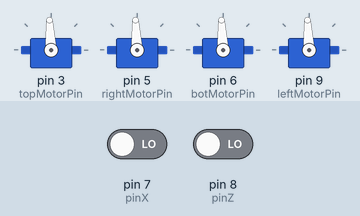
A sketch run on a simulated Arduino Uno, built with avr-gcc and run on an emulated ATmega328P. Parts: 4 × servo. The test bench sets the inputs (shaded band); at power-on: pin 7 (pinX) LOW, pin 8 (pinZ) LOW.

Above: at 1.2 s.
1.3 s: pin 7 (pinX) driven HIGH
At 2.3 s:
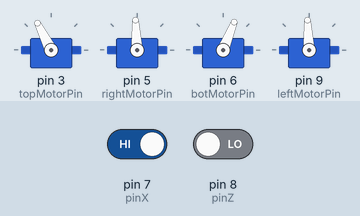
2.8 s: pin 8 (pinZ) driven HIGH
At 3.4 s:
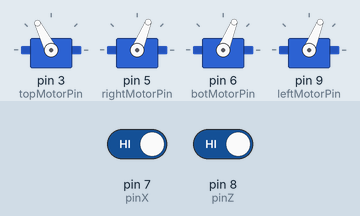
4.3 s: pin 7 (pinX) driven LOW
At 4.6 s:
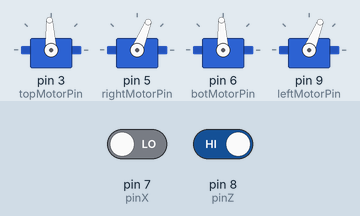
5.8 s: pin 8 (pinZ) driven LOW
At 6.9 s:
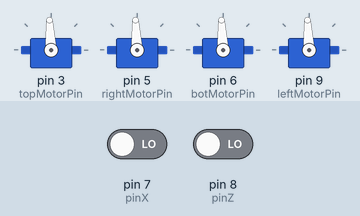
Timing chart, 0 to 8.3 s (numbered marks = the images above; inputs shaded):
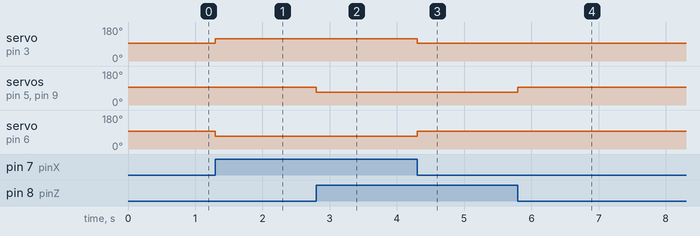

The sketch:

MotorController.ino
```cpp
#include <Servo.h>

//Arduino Motor PWM Pin Setup
const int topMotorPin = 3;
const int rightMotorPin = 5;
const int botMotorPin = 6;
const int leftMotorPin = 9;

//Motor Signal Input Pins from Rasp Pi Setup
const int pinX = 7;
const int pinZ = 8;

Servo topMotor;
Servo rightMotor;
Servo botMotor;
Servo leftMotor;

int power = 50; //50% power
int signalX;
int signalZ;

void setup() {
  Serial.begin(9600);

  //Motors
  pinMode(topMotorPin,OUTPUT);
  pinMode(rightMotorPin,OUTPUT);
  pinMode(botMotorPin,OUTPUT);
  pinMode(leftMotorPin,OUTPUT);
  topMotor.attach(topMotorPin);
  rightMotor.attach(rightMotorPin);
  botMotor.attach(botMotorPin);
  leftMotor.attach(leftMotorPin);

  //Inputs
  pinMode(pinX, INPUT);
  pinMode(pinZ, INPUT);
}

void loop() {
  //Receiving motor signals from Raspberry Pi
  signalX = digitalRead(pinX);
  signalZ = digitalRead(pinZ);

  //Applying power to motors
  moveX(signalX, power);
  moveZ(signalZ, power);
}


//Functions-------------------------------------------------------------
int moveX(int signal, int power){
  if(signal == 0){
    power = 0;
  }
  topMotor.write(map(power,-100,100,1000,2000));
  botMotor.write(map(-power,-100,100,1000,2000));
}

int moveZ(int signal, int power){
  if(signal == 0){
    power = 0;
  }
  rightMotor.write(map(-power,-100,100,1000,2000));
  leftMotor.write(map(-power,-100,100,1000,2000));
}
```

Functions.cpp
```cpp
#include "Functions.h"

//PIN SETUP===============================================================
//Ultrasonic Sensor Pins
const int trigPinB = 7; //B for bottom ultrasonic sensor
const int echoPinB = 8;
const int trigPinR = 12; //R for right ultrasonic sensor
const int echoPinR = 13;

//Arduino Motor PWM Pins
const int topMotorPin = 3;
const int rightMotorPin = 5;
const int botMotorPin = 6;
const int leftMotorPin = 9;

Servo topMotor;
Servo rightMotor;
Servo botMotor;
Servo leftMotor;


Functions::Functions(void){}


void Functions::motorSetup(){
    pinMode(topMotorPin, OUTPUT);
    pinMode(rightMotorPin, OUTPUT);
    pinMode(botMotorPin, OUTPUT);
    pinMode(leftMotorPin, OUTPUT);
    topMotor.attach(topMotorPin);
    rightMotor.attach(rightMotorPin);
    botMotor.attach(botMotorPin);
    leftMotor.attach(leftMotorPin);
}

void Functions::ultrasonicSetup(){
    pinMode(trigPinR, OUTPUT);
    pinMode(echoPinR, INPUT);
    pinMode(trigPinB, OUTPUT);
    pinMode(echoPinB, INPUT);
}

void Functions::processData(String data, double *targetX, double *targetZ, int minDist, int maxDist){
    int index = data.indexOf(" ");
    *targetX = data.substring(0,index).toFloat();
    *targetZ = data.substring(index+1).toFloat();
    if (*targetX < minDist) *targetX = minDist;
    if (*targetZ < minDist) *targetZ = minDist;
    if (*targetX > maxDist) *targetX = maxDist;
    if (*targetZ > maxDist) *targetZ = maxDist;
}

void Functions::filterData(double *targetX, double *targetZ, int minDist, int maxDist){
    if (*targetX < minDist) *targetX = minDist;
    if (*targetZ < minDist) *targetZ = minDist;
    if (*targetX > maxDist) *targetX = maxDist;
    if (*targetZ > maxDist) *targetZ = maxDist;
}

void Functions::moveX(int power){
    topMotor.write(map(-power, -100, 100, 1000, 2000));
    botMotor.write(map(power, -100, 100, 1000, 2000));
}

void Functions::moveZ(int power){
    rightMotor.write(map(-power, -100, 100, 1000, 2000));
    leftMotor.write(map(-power, -100, 100, 1000, 2000));
}

void Functions::moveToPositionX(double targetX, double distanceX, int power){
    double margin = 3.0;
    double error = targetX - distanceX;
    if (abs(error) > margin) { //check if robot is close enough to target position
        if (error > 0) moveX(power);
        else moveX(-power);
    }
    else moveX(0);
}

void Functions::moveToPositionZ(double targetZ, double distanceZ, int power){
    double margin = 5.0;
    double error = targetZ - distanceZ;
    if (abs(error) > margin) { //check if robot is close enough to target position
        if (error > 0) moveZ(power);
        else moveZ(-power);
    }
    else moveZ(0);
}

void Functions::pidOff(PID *xPID, PID *zPID){
    xPID->SetMode(MANUAL);
    zPID->SetMode(MANUAL);
    Functions::moveX(0);
    Functions::moveZ(0);
}

double Functions::ultrasonicDist(int trigPin, int echoPin){
    digitalWrite(trigPin, LOW);
    delayMicroseconds(2);
    digitalWrite(trigPin, HIGH);
    delayMicroseconds(10);
    digitalWrite(trigPin, LOW);
    double duration = pulseIn(echoPin, HIGH);
    return (0.034 * duration) / 2;
}
```

Functions.h
```cpp
/*
 * MotorController.h - header file for declaring functions
 */

#ifndef Functions_h
#define Functions_h

#include "Arduino.h"
#include <Servo.h>
#include <PID_v1.h>

//PIN SETUP===============================================================
//Ultrasonic Sensor Pins
extern const int trigPinR; //R for right ultrasonic sensor
extern const int echoPinR;
extern const int trigPinB; //B for bottom ultrasonic sensor
extern const int echoPinB;

//Arduino Motor PWM Pins
extern const int topMotorPin;
extern const int rightMotorPin;
extern const int botMotorPin;
extern const int leftMotorPin;

extern Servo topMotor;
extern Servo rightMotor;
extern Servo botMotor;
extern Servo leftMotor;


class Functions {
    public:
        //Constructor
        Functions(void);

        //Methods
        void motorSetup();
        void ultrasonicSetup();
        void processData(String data, double *targetX, double *targetZ, int minDist, int maxDist);
        void filterData(double *targetX, double *targetZ, int minDist, int maxDist);
        void moveX(int power);
        void moveZ(int power);
        void moveToPositionX(double targetX, double distanceX, int power);
        void moveToPositionZ(double targetZ, double distanceZ, int power);
        void pidOff(PID *xPID, PID *zPID);
        double ultrasonicDist(int trigPin, int echoPin);

    private:

};

#endif
```

Measured:
- after the input at 1.3 s, servo on pin 3 (topMotorPin): 93° → 117° at once; servo on pin 6 (botMotorPin): 93° → 68° at once
- after the input at 2.8 s, servo on pin 5 (rightMotorPin), servo on pin 9 (leftMotorPin): 93° → 68° at once
- after the input at 4.3 s, servo on pin 3 (topMotorPin): 117° → 93° at once; servo on pin 6 (botMotorPin): 68° → 93° at once
- after the input at 5.8 s, servo on pin 5 (rightMotorPin), servo on pin 9 (leftMotorPin): 68° → 93° at once
